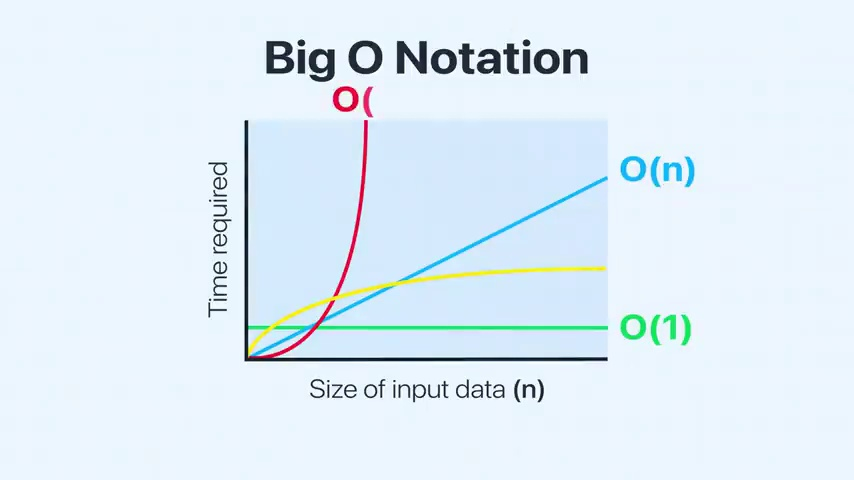
#> input picture services/ai-worker/storage/inspection_frames/full_sample_150s.jpg, 854 x 480 px
$ python -i screen_content_detector.py   (imports and definitions only)   (older library calls are emulated)
#> lines starting #> are read from the running program, lines starting #| are printed output that depends on the picture
"""Screen-Content Detection and Tracking Engine (Phase 5.2).

Detects and tracks informative visual screen content (code editors, terminal windows,
diagrams, slides) in educational video recordings. Evaluates whether content can be
tightly framed in a 9:16 portrait crop without clipping essential context, or if a
wider presentation-safe view is required.
"""

import logging
import math
from enum import Enum
from typing import List, Optional, Tuple, Dict, Any

import cv2
import numpy as np
from pydantic import BaseModel, Field

from app.schemas import NormalizedCropBox, CropBoxPixels, SceneType

logger = logging.getLogger(__name__)


class ContentCandidateType(str, Enum):
    """Types of visual screen content identified by heuristic detectors."""
    CODE_EDITOR = "code_editor"
    TERMINAL = "terminal"
    DIAGRAM_PANEL = "diagram_panel"
    SLIDE_CONTENT = "slide_content"
    TEXT_BLOCK = "text_block"
    UNKNOWN = "unknown"


# [6 lines that did not run here, left out]


# [14 lines that did not run here, left out]


# [12 lines that did not run here, left out]


# [377 lines that did not run here, left out]


# [132 lines that did not run here, left out]

>>> import cv2
>>> picture = cv2.imread('../../storage/inspection_frames/full_sample_150s.jpg', cv2.IMREAD_GRAYSCALE)
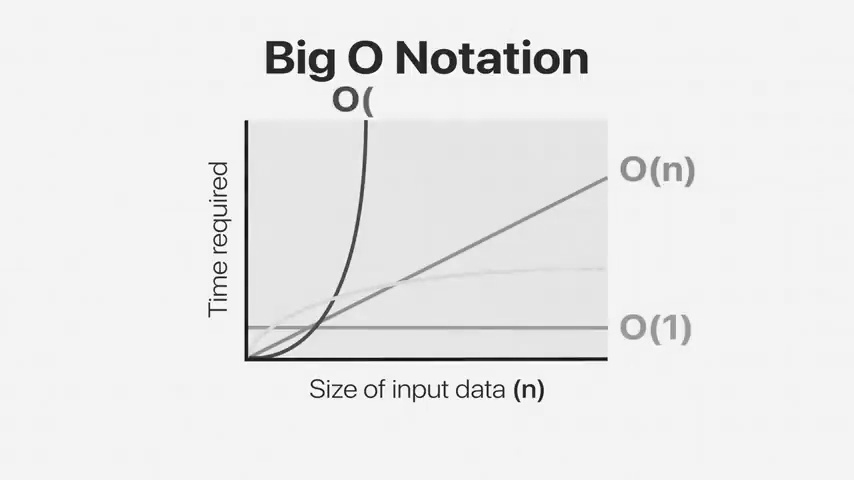
#> picture: shape (480, 854); min 0, max 255, mean 234.8
#> (the run stopped early here; a loop or call above may not have finished)

$ run again, on services/ai-worker/storage/inspection_frames/full_sample_210s.jpg
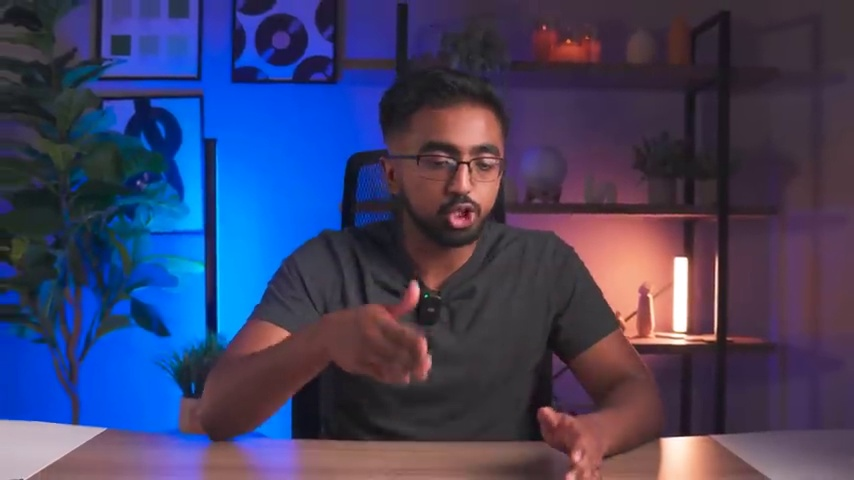
#> input picture services/ai-worker/storage/inspection_frames/full_sample_210s.jpg, 854 x 480 px
#> `picture = cv2.imread('../../storage/inspection_frames/full_sample_150s..`:
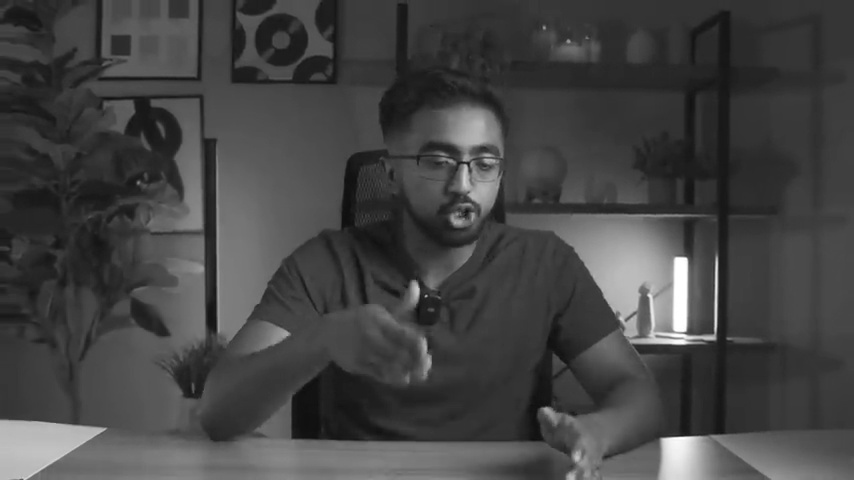
#> picture: shape (480, 854); min 13, max 255, mean 68.3

$ run again, on services/ai-worker/storage/inspection_frames/full_sample_270s.jpg
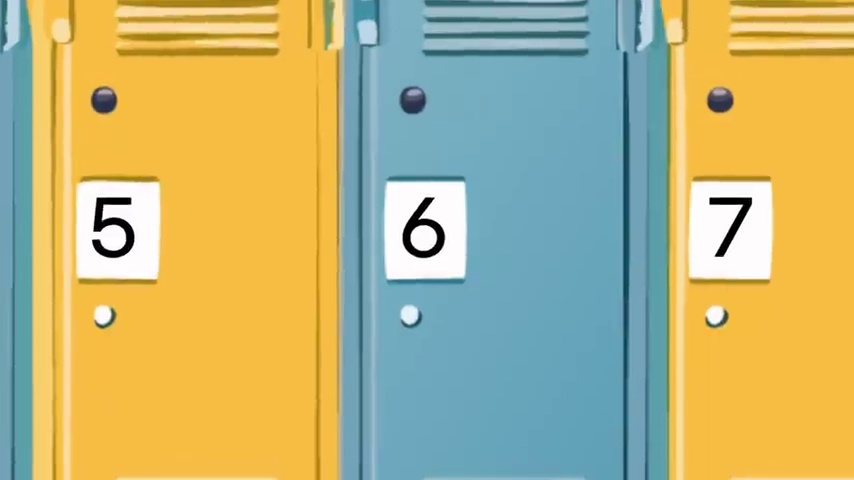
#> input picture services/ai-worker/storage/inspection_frames/full_sample_270s.jpg, 854 x 480 px
#> `picture = cv2.imread('../../storage/inspection_frames/full_sample_150s..`:
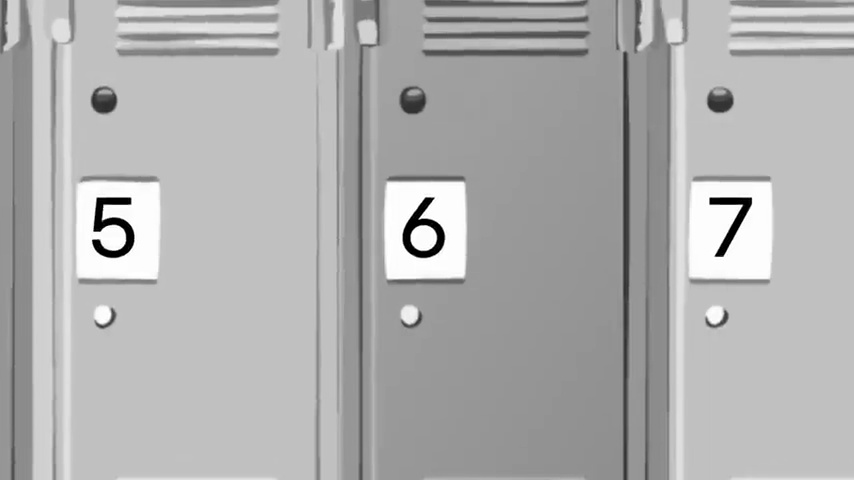
#> picture: shape (480, 854); min 0, max 255, mean 175.1

$ run again, on services/ai-worker/storage/inspection_frames/full_sample_30s.jpg
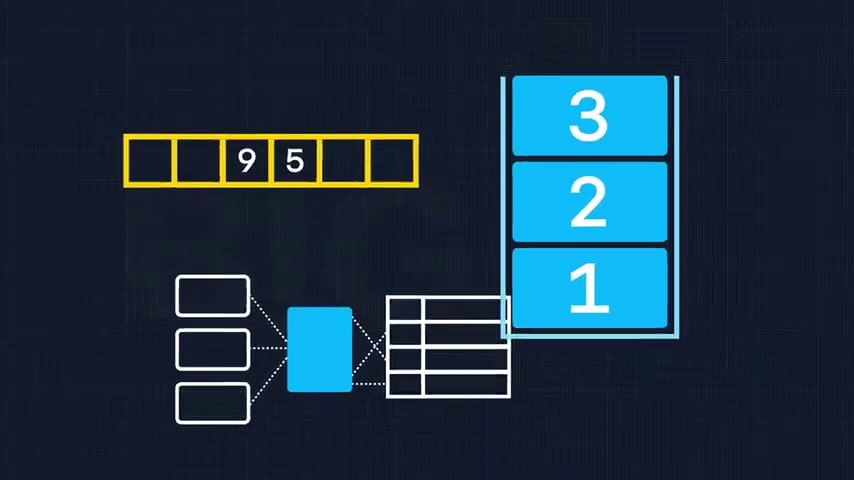
#> input picture services/ai-worker/storage/inspection_frames/full_sample_30s.jpg, 854 x 480 px
#> `picture = cv2.imread('../../storage/inspection_frames/full_sample_150s..`:
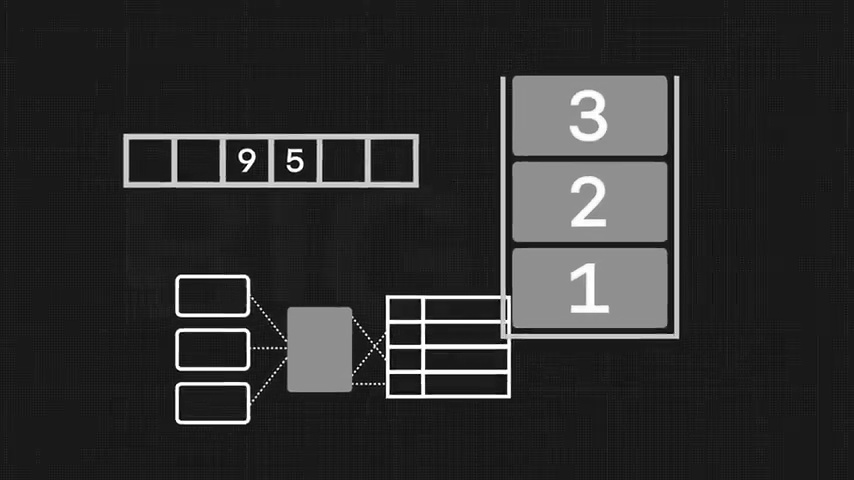
#> picture: shape (480, 854); min 0, max 255, mean 45.9
